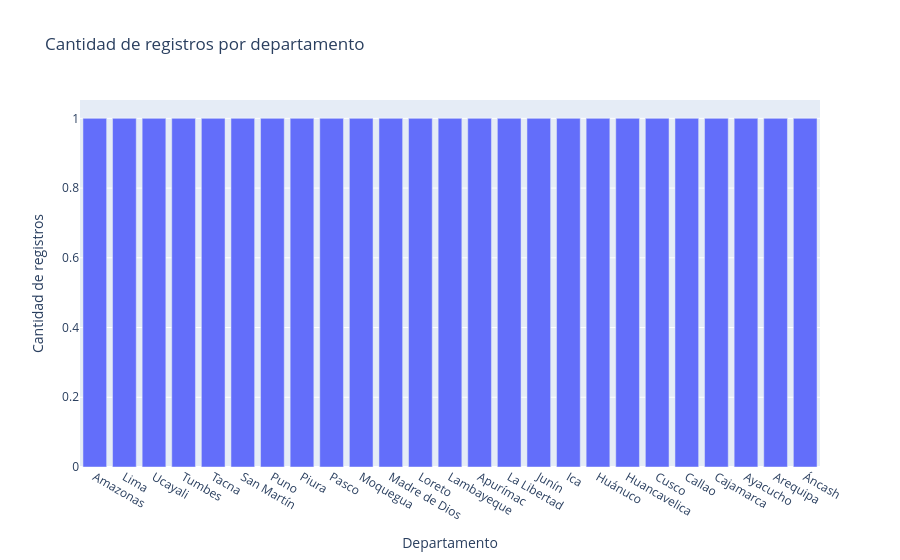

Notebook code cell kept with this figure:
### Code cell
col_departamento = "departamento"

decretos = (
    df.groupby(col_departamento)
    .size()
    .reset_index(name="cantidad_decretos")
    .sort_values("cantidad_decretos", ascending=False)
)

fig_barras = px.bar(
    decretos,
    x=col_departamento,
    y="cantidad_decretos",
    title="Cantidad de registros por departamento",
    labels={
        col_departamento: "Departamento",
        "cantidad_decretos": "Cantidad de registros"
    }
)

fig_barras.show()

### Figure 1 — Plotly figure (JSON) as saved in the notebook; plotly's stock layout.template omitted (floating-point values rounded to 4 significant figures)
{"data": [{"hovertemplate": "Departamento=%{x}<br>Cantidad de registros=%{y}<extra></extra>", "legendgroup": "", "marker": {"color": "#636efa", "pattern": {"shape": ""}}, "name": "", "orientation": "v", "showlegend": false, "textposition": "auto", "type": "bar", "x": ["Amazonas", "Lima", "Ucayali", "Tumbes", "Tacna", "San Martín", "Puno", "Piura", "Pasco", "Moquegua", "Madre de Dios", "Loreto", "Lambayeque", "Apurímac", "La Libertad", "Junín", "Ica", "Huánuco", "Huancavelica", "Cusco", "Callao", "Cajamarca", "Ayacucho", "Arequipa", "Áncash"], "xaxis": "x", "y": [1, 1, 1, 1, 1, 1, 1, 1, 1, 1, 1, 1, 1, 1, 1, 1, 1, 1, 1, 1, 1, 1, 1, 1, 1], "yaxis": "y"}], "layout": {"barmode": "relative", "legend": {"tracegroupgap": 0}, "title": {"text": "Cantidad de registros por departamento"}, "xaxis": {"anchor": "y", "domain": [0, 1], "title": {"text": "Departamento"}}, "yaxis": {"anchor": "x", "domain": [0, 1], "title": {"text": "Cantidad de registros"}}}}
